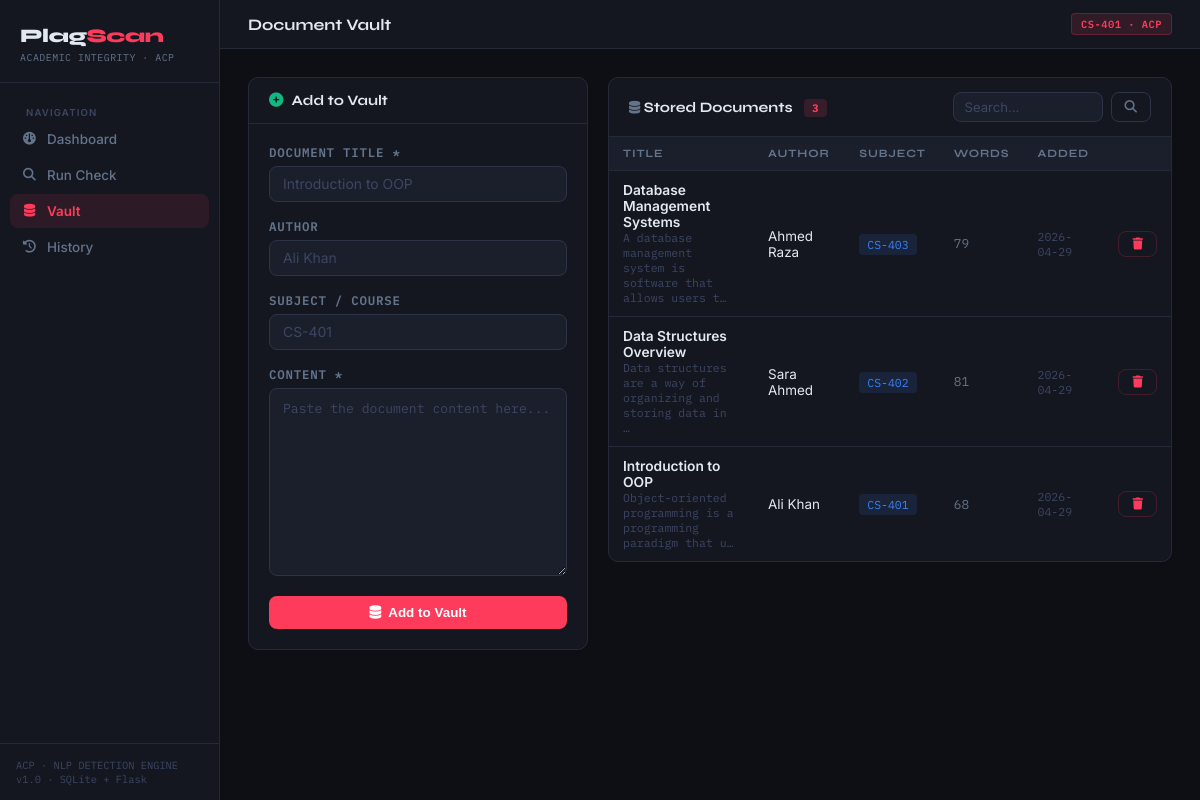
Page /vault on the committed database.
### tables this page shows
CREATE TABLE vault (
            id          INTEGER PRIMARY KEY AUTOINCREMENT,
            title       TEXT    NOT NULL,
            author      TEXT    NOT NULL DEFAULT 'Unknown',
            subject     TEXT,
            content     TEXT    NOT NULL,
            word_count  INTEGER,
            submitted   DATETIME DEFAULT CURRENT_TIMESTAMP
        );

### app.py (the view, shortened to what this page needs)
@app.route('/vault', methods=['GET', 'POST'])
def vault():
    search = request.args.get('q', '').strip()
    docs   = Document.search(search) if search else Document.get_all()
    return render_template('vault.html', docs=docs, search=search)

### database.py (called while the page is built)
def get_db():
    conn = sqlite3.connect(DB_PATH)
    conn.row_factory = sqlite3.Row
    conn.execute("PRAGMA foreign_keys = ON")
    return conn

### models.py (called while the page is built)
    @classmethod
    def get_all(cls, limit: int = 100):
        db  = get_db()
        rows = db.execute(
            f'SELECT * FROM {cls.TABLE} ORDER BY rowid DESC LIMIT ?', (limit,)
        ).fetchall()
        db.close()
        return [dict(r) for r in rows]

### templates/vault.html (shortened to what this page needs)
{% extends "base.html" %}
{% block page_title %}Document Vault{% endblock %}
{% block content %}
<div style="display:grid;grid-template-columns:340px 1fr;gap:20px;align-items:start">
  <div class="card">
    <div class="card-header"><i class="fas fa-plus-circle" style="color:var(--green)"></i> Add to Vault</div>
    <div class="card-body">
      <form method="POST" action="{{ url_for('vault') }}">
        <div class="form-group">
          <label class="form-label">Document Title *</label>
          <input type="text" name="title" class="form-control"
                 placeholder="Introduction to OOP" required>
        </div>
        <div class="form-group">
          <label class="form-label">Author</label>
          <input type="text" name="author" class="form-control" placeholder="Ali Khan">
        </div>
        <div class="form-group">
          <label class="form-label">Subject / Course</label>
          <input type="text" name="subject" class="form-control" placeholder="CS-401">
        </div>
        <div class="form-group">
          <label class="form-label">Content *</label>
          <textarea name="content" class="form-control" rows="8"
                    placeholder="Paste the document content here..."></textarea>
        </div>
        <button type="submit" class="btn btn-red" style="width:100%;justify-content:center">
          <i class="fas fa-database"></i> Add to Vault
        </button>
      </form>
    </div>
  </div>
  <div class="card">
    <div class="card-header" style="justify-content:space-between">
      <span><i class="fas fa-database text-muted" style="font-size:.8rem"></i>
        Stored Documents
        <span style="margin-left:8px;background:rgba(255,59,92,.15);color:var(--red);
                     font-family:var(--font-m);font-size:.68rem;padding:2px 8px;border-radius:4px">
          {{ docs|length }}
        </span>
      </span>
      <form action="{{ url_for('vault') }}" method="GET" style="display:flex;gap:8px">
        <input type="text" name="q" value="{{ search }}" class="form-control"
               placeholder="Search…" style="width:150px;padding:6px 11px;font-size:.82rem">
        <button class="btn btn-ghost btn-sm" type="submit"><i class="fas fa-search"></i></button>
      </form>
    </div>
    {% if docs %}
    <table class="table">
      <thead>
        <tr><th>Title</th><th>Author</th><th>Subject</th><th>Words</th><th>Added</th><th></th></tr>
      </thead>
      <tbody>
        {% for d in docs %}
        <tr>
          <td>
            <div style="font-weight:600;font-size:.86rem">{{ d['title'] }}</div>
            <div class="mono text-dim" style="font-size:.72rem">
              {{ d['content'][:60] }}…
            </div>
          </td>
          <td style="font-size:.84rem">{{ d['author'] }}</td>
          <td>
            <span style="background:rgba(59,130,246,.12);color:var(--blue);
                         font-family:var(--font-m);font-size:.72rem;
                         padding:3px 8px;border-radius:4px">
              {{ d['subject'] or '—' }}
            </span>
          </td>
          <td class="mono text-muted" style="font-size:.8rem">{{ d['word_count'] }}</td>
          <td class="mono text-dim" style="font-size:.72rem">{{ d['submitted'][:10] }}</td>
          <td>
            <a href="{{ url_for('delete_vault', doc_id=d['id']) }}"
               class="btn btn-ghost btn-sm"
               onclick="return confirm('Remove from vault?')"
               style="color:var(--red);border-color:rgba(255,59,92,.2)">
              <i class="fas fa-trash" style="font-size:.75rem"></i>
            </a>
          </td>
        </tr>
        {% endfor %}
      </tbody>
    </table>
    {% else %}
    <div style="text-align:center;padding:50px 20px;color:var(--muted)">
      <i class="fas fa-database" style="font-size:2rem;opacity:.2;margin-bottom:14px;display:block"></i>
      {% if search %}No results for "{{ search }}"{% else %}Vault is empty. Add documents to get started.{% endif %}
    </div>
    {% endif %}
  </div>
</div>
{% endblock %}

### templates/base.html (shortened to what this page needs)
<!DOCTYPE html>
<html lang="en">
<head>
  <link href="https://cdnjs.cloudflare.com/ajax/libs/font-awesome/6.5.0/css/all.min.css" rel="stylesheet"/>
</head>
<body>
<aside class="sidebar">
  <div class="sb-brand">
    <div class="logo">Plag<span>Scan</span></div>
    <small>ACADEMIC INTEGRITY · ACP</small>
  </div>
  <nav class="sb-nav">
    <div class="sb-section">Navigation</div>
    <a href="{{ url_for('index') }}"   class="{{ 'active' if request.endpoint=='index' }}">
      <i class="fas fa-gauge"></i> Dashboard
    </a>
    <a href="{{ url_for('check') }}"   class="{{ 'active' if request.endpoint in ['check','report'] }}">
      <i class="fas fa-magnifying-glass"></i> Run Check
    </a>
    <a href="{{ url_for('vault') }}"   class="{{ 'active' if request.endpoint=='vault' }}">
      <i class="fas fa-database"></i> Vault
    </a>
    <a href="{{ url_for('history') }}" class="{{ 'active' if request.endpoint=='history' }}">
      <i class="fas fa-clock-rotate-left"></i> History
    </a>
  </nav>
  <div class="sb-footer">ACP · NLP DETECTION ENGINE<br>v1.0 · SQLite + Flask</div>
</aside>
<div class="main-wrap">
  <div class="topbar">
    <div class="topbar-title">{% block page_title %}Dashboard{% endblock %}</div>
    <span class="topbar-badge">CS-401 · ACP</span>
  </div>
  <div class="page-body">
    {% block content %}{% endblock %}
  </div>
</div>
</body>
</html>

### templates/base.html (style rules this page uses)
:root { --bg: #0D0F14; --surface: #141720; --surface2: #1B1F2B; --border: #252A38; --border2: #2E3447; --text: #E2E8F0; --muted: #64748B; --dim: #3D4663; --red: #FF3B5C; --red-dk: #C9284A; --amber: #F59E0B; --green: #10B981; --blue: #3B82F6; --purple: #8B5CF6; --font-h: 'Syne', sans-serif; --font-b: 'Inter', sans-serif; --font-m: 'IBM Plex Mono', monospace; --r: 10px; }
*,*::before,*::after { box-sizing:border-box;margin:0;padding:0 }
html { scroll-behavior:smooth }
body { font-family:var(--font-b); background:var(--bg); color:var(--text); min-height:100vh; display:flex; }
.sidebar { width:220px; flex-shrink:0; background:var(--surface); border-right:1px solid var(--border); display:flex; flex-direction:column; position:fixed; top:0; left:0; bottom:0; z-index:100; }
.sb-brand { padding:24px 20px 18px; border-bottom:1px solid var(--border); }
.sb-brand .logo { font-family:var(--font-h); font-size:1.2rem; font-weight:800; color:var(--text); letter-spacing:-0.5px; }
.sb-brand .logo span { color:var(--red); }
.sb-brand small { display:block; font-family:var(--font-m); font-size:.62rem; color:var(--muted); margin-top:4px; letter-spacing:.05em; }
.sb-section { padding:16px 16px 4px; font-size:.6rem; font-weight:600; letter-spacing:.12em; text-transform:uppercase; color:var(--dim); }
.sb-nav { flex:1;overflow-y:auto;padding:8px 10px; }
.sb-nav a { display:flex; align-items:center; gap:10px; padding:9px 12px; border-radius:8px; color:var(--muted); font-size:.84rem; font-weight:500; text-decoration:none; transition:all .15s; margin-bottom:2px; }
.sb-nav a i { width:15px;text-align:center;font-size:.8rem }
.sb-nav a.active { background:rgba(255,59,92,.1); color:var(--red); font-weight:600; }
.sb-footer { padding:14px 16px; border-top:1px solid var(--border); font-size:.65rem; color:var(--dim); font-family:var(--font-m); }
.main-wrap { margin-left:220px; flex:1; display:flex; flex-direction:column; min-height:100vh; }
.topbar { background:var(--surface); border-bottom:1px solid var(--border); padding:13px 28px; display:flex; align-items:center; justify-content:space-between; position:sticky; top:0; z-index:50; }
.topbar-title { font-family:var(--font-h); font-size:1rem; font-weight:700; color:var(--text); }
.topbar-badge { font-family:var(--font-m); font-size:.65rem; font-weight:600; background:rgba(255,59,92,.12); color:var(--red); border:1px solid rgba(255,59,92,.25); border-radius:4px; padding:3px 9px; letter-spacing:.05em; }
.page-body { padding:28px; flex:1; }
.card { background:var(--surface); border:1px solid var(--border); border-radius:var(--r); overflow:hidden; }
.card-header { padding:14px 20px; border-bottom:1px solid var(--border); font-family:var(--font-h); font-size:.9rem; font-weight:700; display:flex; align-items:center; gap:8px; }
.card-body { padding:20px; }
.table { width:100%;border-collapse:collapse;font-size:.85rem; }
.table th { padding:10px 14px; text-align:left; font-family:var(--font-h); font-size:.7rem; font-weight:700; letter-spacing:.08em; text-transform:uppercase; color:var(--muted); background:var(--surface2); border-bottom:1px solid var(--border); }
.table td { padding:11px 14px; border-bottom:1px solid var(--border); vertical-align:middle; }
.table tbody tr:last-child td { border-bottom:none; }
.form-group { margin-bottom:16px; }
.form-label { display:block; font-size:.78rem; font-weight:600; color:var(--muted); margin-bottom:6px; font-family:var(--font-m); text-transform:uppercase; letter-spacing:.06em; }
.form-control,.form-select { width:100%; background:var(--surface2); border:1px solid var(--border2); border-radius:8px; color:var(--text); padding:9px 13px; font-size:.87rem; font-family:var(--font-b); transition:border-color .15s; outline:none; }
.form-control::placeholder { color:var(--dim); }
textarea.form-control { font-family:var(--font-m); font-size:.82rem; resize:vertical; min-height:150px; line-height:1.6; }
.btn { display:inline-flex; align-items:center; gap:7px; padding:9px 18px; border-radius:8px; font-weight:600; font-size:.84rem; cursor:pointer; border:none; transition:all .15s; text-decoration:none; }
.btn-red { background:var(--red);color:#fff; }
.btn-ghost { background:transparent; color:var(--muted); border:1px solid var(--border2); }
.btn-sm { padding:6px 13px;font-size:.78rem; }
.mono { font-family:var(--font-m); }
.text-muted { color:var(--muted); }
.text-dim { color:var(--dim); }

### rows in the picture
vault: title "Database Management Systems", content "A database management system is software that allows users t", author "Ahmed Raza", subject "CS-403", word_count "79", submitted "2026-04-29"
vault: title "Data Structures Overview", content "Data structures are a way of organizing and storing data in", author "Sara Ahmed", subject "CS-402", word_count "81", submitted "2026-04-29"
vault: title "Introduction to OOP", content "Object-oriented programming is a programming paradigm that u", author "Ali Khan", subject "CS-401", word_count "68", submitted "2026-04-29"

### other values in the picture
{{ docs|length }} "3"
